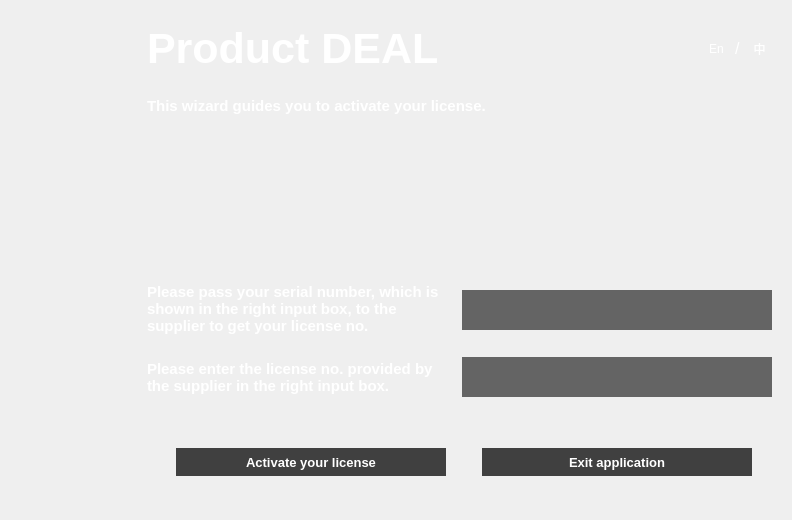
<?xml version="1.0" encoding="UTF-8"?>
<ui version="4.0">
 <class>Dialog</class>
 <widget class="QDialog" name="Dialog">
  <property name="geometry">
   <rect>
    <x>0</x>
    <y>0</y>
    <width>792</width>
    <height>520</height>
   </rect>
  </property>
  <property name="minimumSize">
   <size>
    <width>0</width>
    <height>0</height>
   </size>
  </property>
  <property name="font">
   <font>
    <family>Arial</family>
    <pointsize>15</pointsize>
    <weight>50</weight>
    <bold>false</bold>
    <stylestrategy>PreferAntialias</stylestrategy>
   </font>
  </property>
  <property name="focusPolicy">
   <enum>Qt::TabFocus</enum>
  </property>
  <property name="windowTitle">
   <string>Login</string>
  </property>
  <property name="autoFillBackground">
   <bool>false</bool>
  </property>
  <property name="styleSheet">
   <string notr="true">QGroupBox{border:none}

QPushButton#pushButton{
color:#ffffff;
background:rgb(64,64,64);
border:0px solid rgba(0,0,0,0);
}
QPushButton:hover#pushButton { 
background-color:#ff8c00;
} 
QPushButton:hover:pressed#pushButton{background:rgb(64,64,64);
}
QPushButton#pushButton_2{
color:#ffffff;
background:rgb(64,64,64);
border:0px solid rgba(0,0,0,0);
}
QPushButton:hover#pushButton_2 { 
background-color:#ff8c00;
} 
QPushButton:hover:pressed#pushButton_2{background:rgb(64,64,64);
}

QLineEdit{
background:#646464;border:0px;color:#ffffff
}

QLabel{
color:#ffffff;
}

QPushButton#btnset{
color:#ffffff;
background:rgb(64,64,64);
border:0px solid rgba(0,0,0,0);
}
QPushButton:hover#btnset { 
background-color:#ff8c00;
} 
QPushButton:hover:pressed#btnset{background::#ff8c00;
}


QPushButton#pushButton_en{
color:#ffffff;
background:transparent;
border:0px solid rgba(0,0,0,0);
}
QPushButton#pushButton_zh{
color:#ffffff;
background:transparent;
border:0px solid rgba(0,0,0,0);
}
QPushButton:hover:pressed#pushButton_en{background:#ff8c00;
}
QPushButton:hover:pressed#pushButton_zh{background:#ff8c00;
}</string>
  </property>
  <layout class="QGridLayout" name="gridLayout_3">
   <item row="1" column="0">
    <spacer name="verticalSpacer_12">
     <property name="orientation">
      <enum>Qt::Vertical</enum>
     </property>
     <property name="sizeHint" stdset="0">
      <size>
       <width>20</width>
       <height>10</height>
      </size>
     </property>
    </spacer>
   </item>
   <item row="0" column="0">
    <layout class="QGridLayout" name="gridLayout_2">
     <item row="0" column="0">
      <widget class="QGroupBox" name="groupBox_2">
       <property name="minimumSize">
        <size>
         <width>130</width>
         <height>0</height>
        </size>
       </property>
       <property name="maximumSize">
        <size>
         <width>130</width>
         <height>16777215</height>
        </size>
       </property>
       <property name="title">
        <string/>
       </property>
      </widget>
     </item>
     <item row="0" column="1">
      <layout class="QGridLayout" name="gridLayout">
       <item row="0" column="1">
        <spacer name="verticalSpacer_7">
         <property name="orientation">
          <enum>Qt::Vertical</enum>
         </property>
         <property name="sizeHint" stdset="0">
          <size>
           <width>20</width>
           <height>13</height>
          </size>
         </property>
        </spacer>
       </item>
       <item row="1" column="0">
        <widget class="QLabel" name="label">
         <property name="font">
          <font>
           <pointsize>32</pointsize>
           <weight>75</weight>
           <bold>true</bold>
          </font>
         </property>
         <property name="text">
          <string>Product DEAL</string>
         </property>
        </widget>
       </item>
       <item row="2" column="1">
        <spacer name="verticalSpacer_4">
         <property name="orientation">
          <enum>Qt::Vertical</enum>
         </property>
         <property name="sizeHint" stdset="0">
          <size>
           <width>20</width>
           <height>18</height>
          </size>
         </property>
        </spacer>
       </item>
       <item row="3" column="0" colspan="2">
        <widget class="QLabel" name="label_2">
         <property name="font">
          <font>
           <family>Arial</family>
           <pointsize>11</pointsize>
           <weight>75</weight>
           <bold>true</bold>
          </font>
         </property>
         <property name="text">
          <string>This wizard guides you to activate your license.</string>
         </property>
        </widget>
       </item>
       <item row="4" column="1">
        <spacer name="verticalSpacer_6">
         <property name="orientation">
          <enum>Qt::Vertical</enum>
         </property>
         <property name="sizeHint" stdset="0">
          <size>
           <width>20</width>
           <height>18</height>
          </size>
         </property>
        </spacer>
       </item>
       <item row="5" column="0" colspan="2">
        <widget class="QGroupBox" name="groupBox">
         <property name="minimumSize">
          <size>
           <width>0</width>
           <height>70</height>
          </size>
         </property>
         <property name="title">
          <string/>
         </property>
        </widget>
       </item>
       <item row="6" column="1">
        <spacer name="verticalSpacer_5">
         <property name="orientation">
          <enum>Qt::Vertical</enum>
         </property>
         <property name="sizeHint" stdset="0">
          <size>
           <width>20</width>
           <height>55</height>
          </size>
         </property>
        </spacer>
       </item>
       <item row="7" column="0" colspan="2">
        <layout class="QHBoxLayout" name="horizontalLayout_2">
         <item>
          <layout class="QVBoxLayout" name="verticalLayout">
           <item>
            <spacer name="verticalSpacer_9">
             <property name="orientation">
              <enum>Qt::Vertical</enum>
             </property>
             <property name="sizeHint" stdset="0">
              <size>
               <width>17</width>
               <height>13</height>
              </size>
             </property>
            </spacer>
           </item>
           <item>
            <widget class="QLabel" name="label_3">
             <property name="minimumSize">
              <size>
               <width>300</width>
               <height>40</height>
              </size>
             </property>
             <property name="maximumSize">
              <size>
               <width>300</width>
               <height>16777215</height>
              </size>
             </property>
             <property name="font">
              <font>
               <family>Arial</family>
               <pointsize>11</pointsize>
               <weight>75</weight>
               <bold>true</bold>
              </font>
             </property>
             <property name="autoFillBackground">
              <bool>false</bool>
             </property>
             <property name="text">
              <string>Please pass your serial number, which is shown in the right input box, to the supplier to get your license no.</string>
             </property>
             <property name="scaledContents">
              <bool>false</bool>
             </property>
             <property name="alignment">
              <set>Qt::AlignLeading|Qt::AlignLeft|Qt::AlignVCenter</set>
             </property>
             <property name="wordWrap">
              <bool>true</bool>
             </property>
            </widget>
           </item>
           <item>
            <spacer name="verticalSpacer">
             <property name="orientation">
              <enum>Qt::Vertical</enum>
             </property>
             <property name="sizeHint" stdset="0">
              <size>
               <width>17</width>
               <height>16</height>
              </size>
             </property>
            </spacer>
           </item>
           <item>
            <widget class="QLabel" name="label_4">
             <property name="minimumSize">
              <size>
               <width>300</width>
               <height>40</height>
              </size>
             </property>
             <property name="font">
              <font>
               <family>Arial</family>
               <pointsize>11</pointsize>
               <weight>75</weight>
               <bold>true</bold>
              </font>
             </property>
             <property name="text">
              <string>Please enter the license no. provided by the supplier in the right input box.</string>
             </property>
             <property name="wordWrap">
              <bool>true</bool>
             </property>
            </widget>
           </item>
           <item>
            <spacer name="verticalSpacer_11">
             <property name="orientation">
              <enum>Qt::Vertical</enum>
             </property>
             <property name="sizeHint" stdset="0">
              <size>
               <width>17</width>
               <height>20</height>
              </size>
             </property>
            </spacer>
           </item>
          </layout>
         </item>
         <item>
          <spacer name="horizontalSpacer">
           <property name="orientation">
            <enum>Qt::Horizontal</enum>
           </property>
           <property name="sizeHint" stdset="0">
            <size>
             <width>13</width>
             <height>17</height>
            </size>
           </property>
          </spacer>
         </item>
         <item>
          <layout class="QVBoxLayout" name="verticalLayout_2">
           <item>
            <spacer name="verticalSpacer_10">
             <property name="orientation">
              <enum>Qt::Vertical</enum>
             </property>
             <property name="sizeHint" stdset="0">
              <size>
               <width>20</width>
               <height>13</height>
              </size>
             </property>
            </spacer>
           </item>
           <item>
            <widget class="QLineEdit" name="lineEdit">
             <property name="minimumSize">
              <size>
               <width>310</width>
               <height>40</height>
              </size>
             </property>
             <property name="font">
              <font>
               <family>Arial</family>
               <pointsize>13</pointsize>
               <weight>75</weight>
               <bold>true</bold>
              </font>
             </property>
             <property name="text">
              <string/>
             </property>
            </widget>
           </item>
           <item>
            <spacer name="verticalSpacer_2">
             <property name="orientation">
              <enum>Qt::Vertical</enum>
             </property>
             <property name="sizeHint" stdset="0">
              <size>
               <width>20</width>
               <height>16</height>
              </size>
             </property>
            </spacer>
           </item>
           <item>
            <widget class="QLineEdit" name="lineEdit_2">
             <property name="minimumSize">
              <size>
               <width>310</width>
               <height>40</height>
              </size>
             </property>
             <property name="font">
              <font>
               <family>Arial</family>
               <pointsize>13</pointsize>
               <weight>75</weight>
               <bold>true</bold>
              </font>
             </property>
            </widget>
           </item>
           <item>
            <spacer name="verticalSpacer_8">
             <property name="orientation">
              <enum>Qt::Vertical</enum>
             </property>
             <property name="sizeHint" stdset="0">
              <size>
               <width>20</width>
               <height>20</height>
              </size>
             </property>
            </spacer>
           </item>
          </layout>
         </item>
         <item>
          <spacer name="horizontalSpacer_5">
           <property name="orientation">
            <enum>Qt::Horizontal</enum>
           </property>
           <property name="sizeHint" stdset="0">
            <size>
             <width>13</width>
             <height>17</height>
            </size>
           </property>
          </spacer>
         </item>
        </layout>
       </item>
       <item row="8" column="1">
        <spacer name="verticalSpacer_3">
         <property name="orientation">
          <enum>Qt::Vertical</enum>
         </property>
         <property name="sizeHint" stdset="0">
          <size>
           <width>20</width>
           <height>25</height>
          </size>
         </property>
        </spacer>
       </item>
       <item row="9" column="0" colspan="2">
        <layout class="QHBoxLayout" name="horizontalLayout">
         <item>
          <spacer name="horizontalSpacer_3">
           <property name="orientation">
            <enum>Qt::Horizontal</enum>
           </property>
           <property name="sizeHint" stdset="0">
            <size>
             <width>17</width>
             <height>20</height>
            </size>
           </property>
          </spacer>
         </item>
         <item>
          <widget class="QPushButton" name="pushButton">
           <property name="minimumSize">
            <size>
             <width>270</width>
             <height>28</height>
            </size>
           </property>
           <property name="font">
            <font>
             <family>Arial</family>
             <pointsize>10</pointsize>
             <weight>75</weight>
             <bold>true</bold>
            </font>
           </property>
           <property name="text">
            <string>Activate your license</string>
           </property>
          </widget>
         </item>
         <item>
          <spacer name="horizontalSpacer_2">
           <property name="orientation">
            <enum>Qt::Horizontal</enum>
           </property>
           <property name="sizeHint" stdset="0">
            <size>
             <width>17</width>
             <height>20</height>
            </size>
           </property>
          </spacer>
         </item>
         <item>
          <widget class="QPushButton" name="pushButton_2">
           <property name="minimumSize">
            <size>
             <width>270</width>
             <height>28</height>
            </size>
           </property>
           <property name="font">
            <font>
             <family>Arial</family>
             <pointsize>10</pointsize>
             <weight>75</weight>
             <bold>true</bold>
            </font>
           </property>
           <property name="text">
            <string>Exit application</string>
           </property>
          </widget>
         </item>
         <item>
          <spacer name="horizontalSpacer_4">
           <property name="orientation">
            <enum>Qt::Horizontal</enum>
           </property>
           <property name="sizeHint" stdset="0">
            <size>
             <width>17</width>
             <height>20</height>
            </size>
           </property>
          </spacer>
         </item>
        </layout>
       </item>
       <item row="1" column="1">
        <widget class="QGroupBox" name="groupBox_3">
         <property name="title">
          <string/>
         </property>
         <layout class="QHBoxLayout" name="horizontalLayout_3">
          <item>
           <spacer name="horizontalSpacer_7">
            <property name="orientation">
             <enum>Qt::Horizontal</enum>
            </property>
            <property name="sizeHint" stdset="0">
             <size>
              <width>10</width>
              <height>20</height>
             </size>
            </property>
           </spacer>
          </item>
          <item>
           <widget class="QPushButton" name="pushButton_en">
            <property name="minimumSize">
             <size>
              <width>25</width>
              <height>25</height>
             </size>
            </property>
            <property name="text">
             <string>En</string>
            </property>
           </widget>
          </item>
          <item>
           <widget class="QLabel" name="label_5">
            <property name="font">
             <font>
              <pointsize>12</pointsize>
              <weight>50</weight>
              <bold>false</bold>
             </font>
            </property>
            <property name="text">
             <string>/</string>
            </property>
           </widget>
          </item>
          <item>
           <widget class="QPushButton" name="pushButton_zh">
            <property name="minimumSize">
             <size>
              <width>25</width>
              <height>25</height>
             </size>
            </property>
            <property name="text">
             <string>中</string>
            </property>
           </widget>
          </item>
         </layout>
        </widget>
       </item>
      </layout>
     </item>
    </layout>
   </item>
  </layout>
 </widget>
 <resources/>
 <connections/>
</ui>
